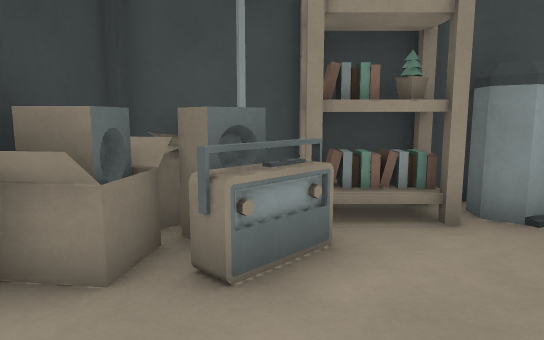
[1] (above)

14 first-person views from a walk through a 3-D level made in the Godot game engine. The camera is 1.4 m above the floor, tilts 8° down and sees 70° across. The floor is counted in squares, 1 m on a side. Each view is taken from the middle of a square. On the plan, view 1 faces up. The plan holds only what a view shows up to about 16 squares ahead; the rest is blank. Characters and animated objects are left out. Door leaves are left out where a doorway can be walked through. Some surface patterns are stand-ins.

[2]
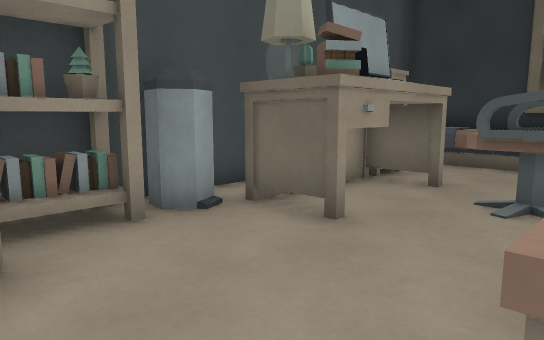

[3]
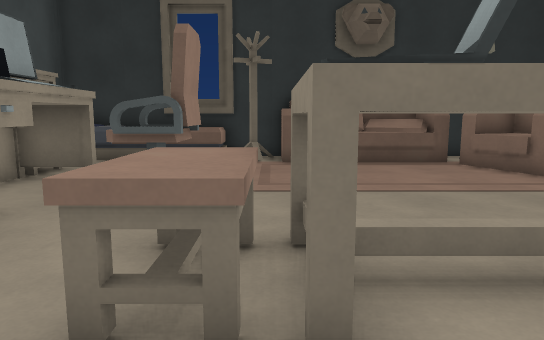

[4]
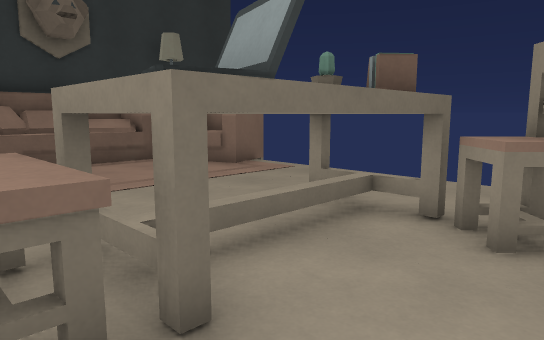

[5]
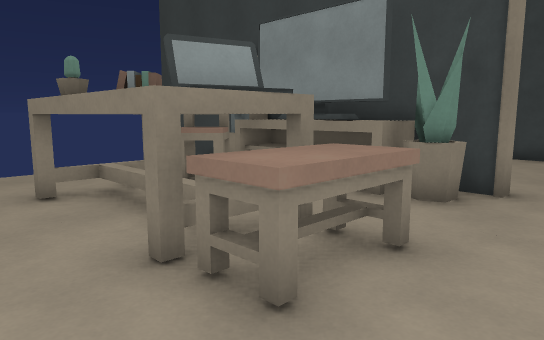

[6]
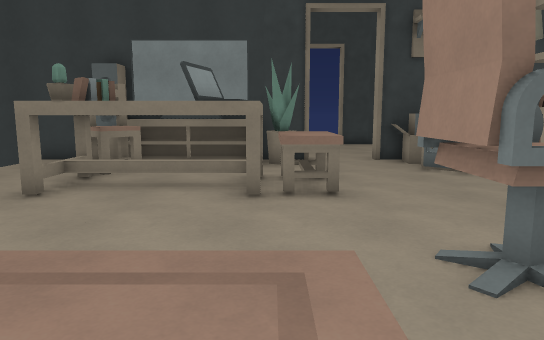

[7]
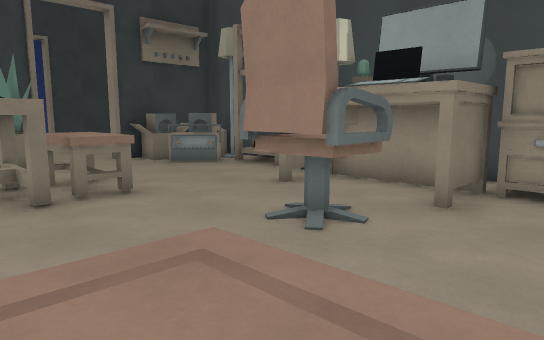

[8]
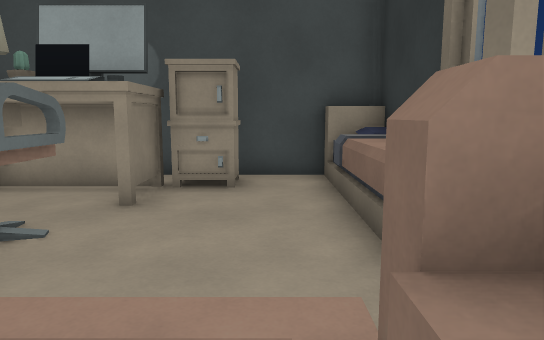

[9]
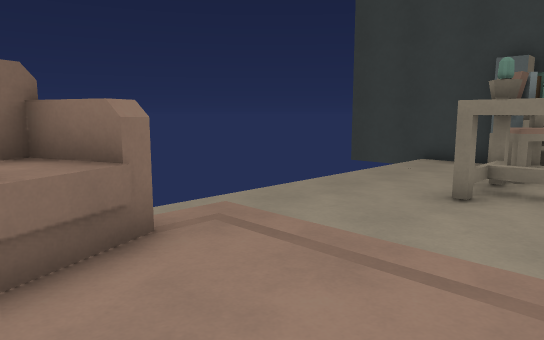

[10]
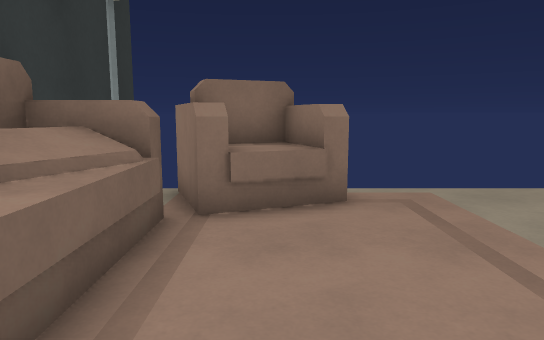

[11]
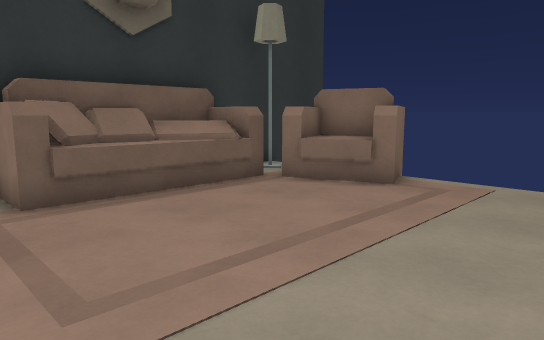

[12]
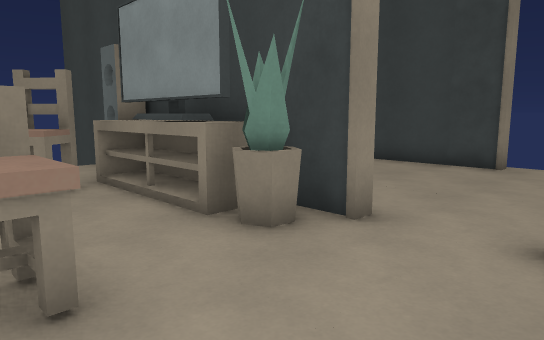

[13]
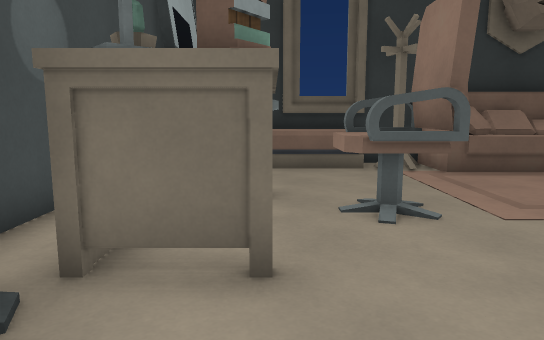

[14]
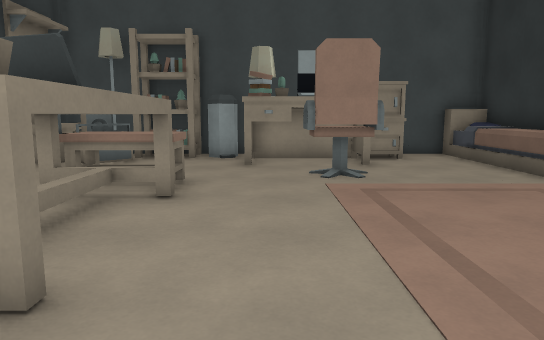

### Floor plan
Key: @ floor where view 1 was taken; # wall or solid block; . main floor; : floor 1 m higher than the main floor; / step, stairs or slope; D open door; = window, fence, low wall or low ledge; B bookshelf; A box; S speaker; I bin; R radio; E desk; C cabinet; H chair; N bench; K rack; T table; P pillow; L plant; F TV; W drawers.
Columns run from 10 left of view 1 to 13 right of it. Each row starts with its distance up from view 1.
  6        ####B############
  5        #AASBBIIEEE#CW//#
  4        #SSR...EEEEE..=:#
  3     ...#SR....EEEEE../:#
  2     ...DD.......HH.../:#
  1  D.....DD.......HH.../:#
  0 #D.....DD.@NNN......./K#
 -1 #......#L..NNN......../#
 -2 #....  #FC.TTT.......P##
 -3 #..    #FF.TTT.......P#
 -4 #      #FF.TTT.......P#
 -5        #FHHHTT.......P#
 -6        #S.H..........##
 -7        #..........HHH.#
 -8        #..........HHHH#
 -9        #          HH  #

Positions as (right, up) in squares from view 1, and headings:
1: (0, 0), facing up
2: (0, 0), facing up-right
3: (-1, -1), facing right
4: (-1, 0), facing down-right
5: (5, 2), facing down-left
6: (10, -1), facing left
7: (10, -3), facing up-left
8: (10, -3), facing up
9: (10, -3), facing down-left
10: (9, -1), facing down
11: (4, 0), facing down-right
12: (2, 3), facing down-left
13: (1, 3), facing right
14: (5, -8), facing up
